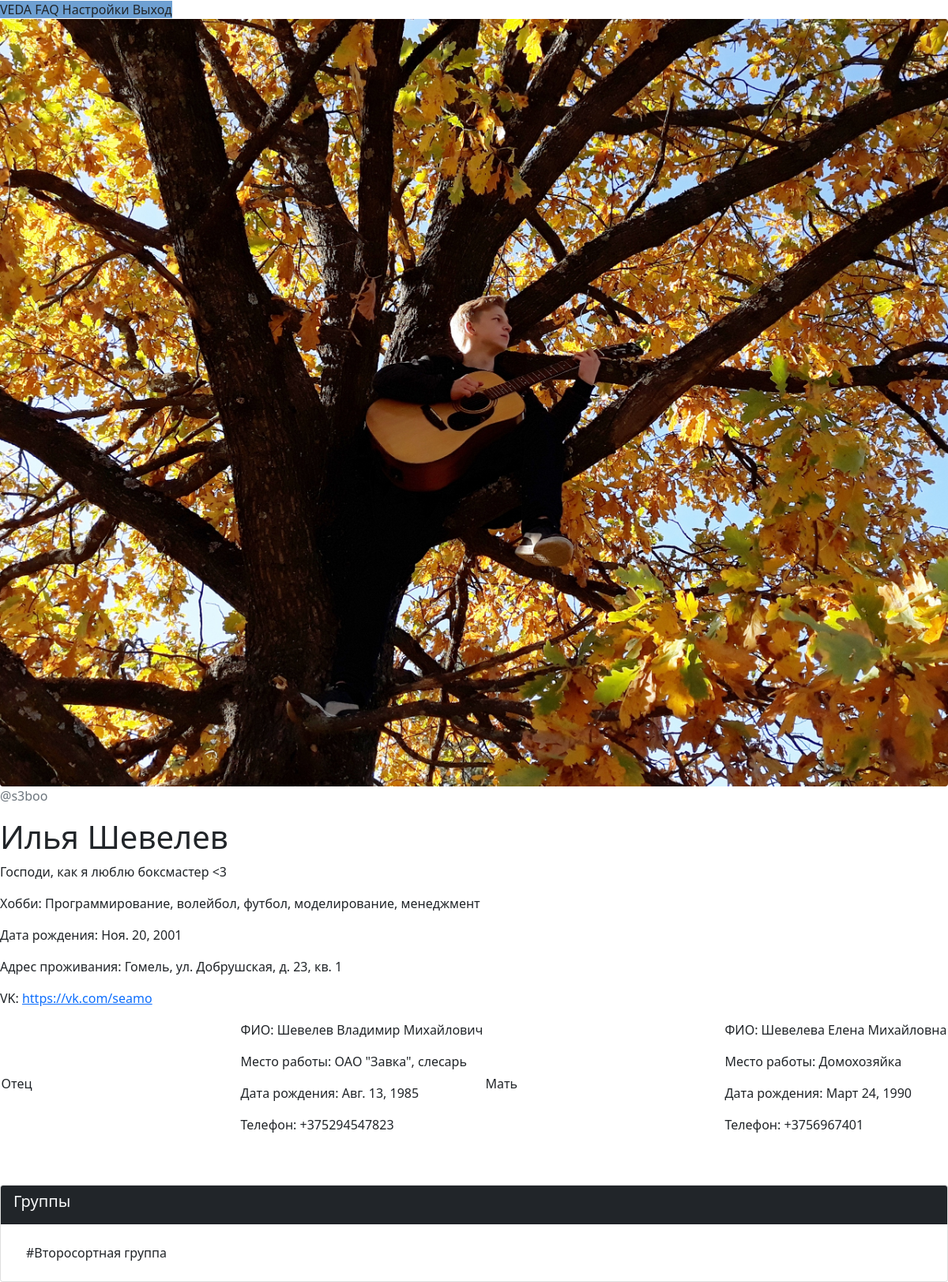
The page /profile/1 (signed in) on the database as committed earlier.
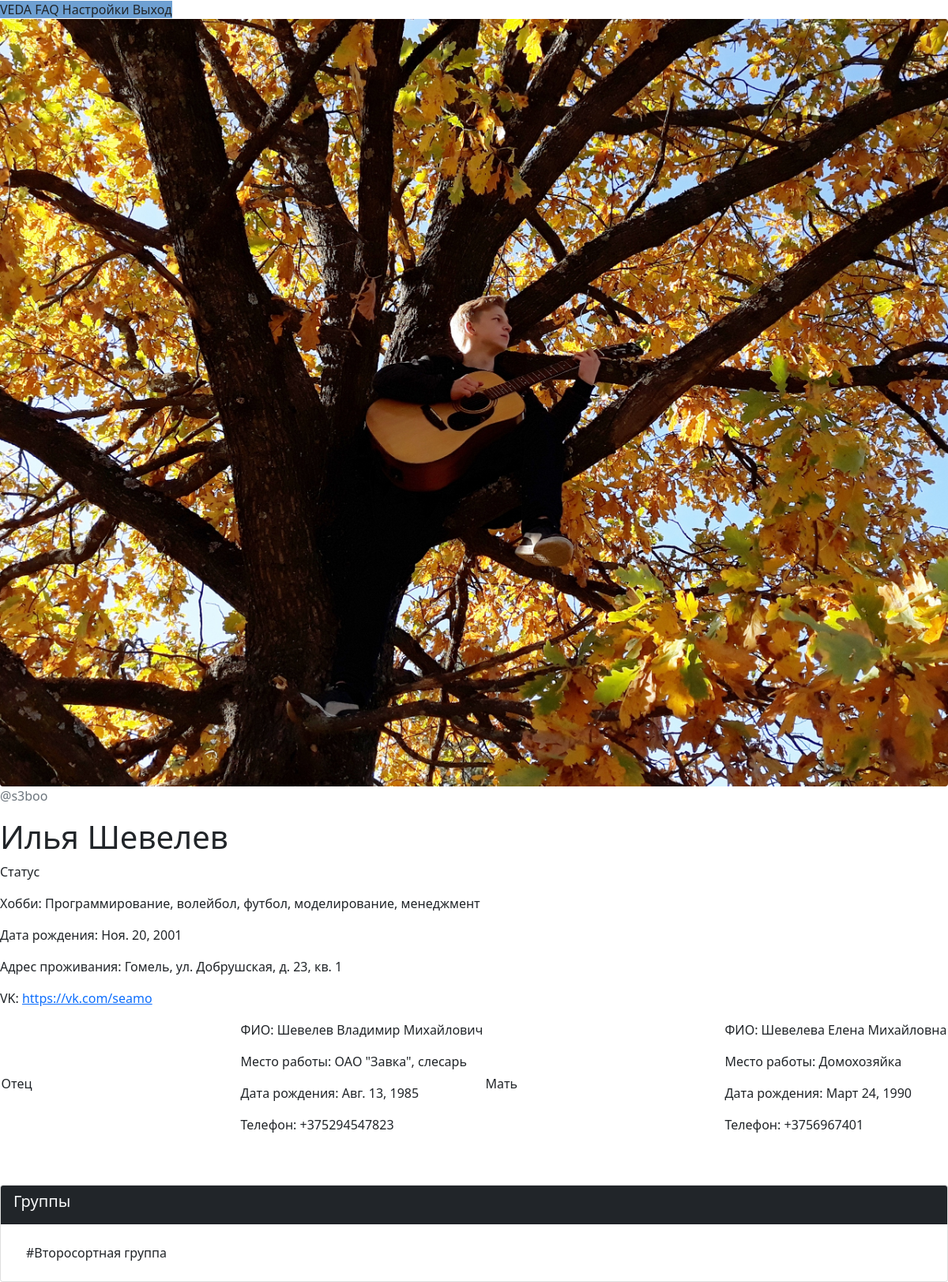
The same page on the database as committed later.
### VEDA_application/models.py (models this page shows, shortened)
class Client(models.Model):
    user = models.OneToOneField(
        User,
        on_delete=models.CASCADE,
    )   # Связь один-к-одному с пользователем
    father = models.ForeignKey(
        Parent,
        on_delete=models.SET_NULL,
        null=True,
        blank=True,
        related_name='father'
    ) # Связь с родителем внешним ключем
    mother =  models.ForeignKey(
        Parent,
        on_delete=models.SET_NULL,
        blank=True,
        null=True,
        related_name='mother'
    ) # Связь с родителем внешним ключом
    status = models.CharField(max_length=100, blank=True, null=True)             # Поле статуса (отображается в профиле пользователя)
    hobbies = models.CharField(max_length=100, blank=True, null=True)            # Поле хобби (используется куратором и отображается в профиле)
    day_of_birthday = models.DateField(null=True)         # Поле дня рождения (используется куратором и отображается в профиле)
    adress = models.CharField(max_length=50, blank=True, null=True)              # Поле адреса (используется только куратором и не виден в профиле)
    vk = models.TextField(blank=True)
    instagram = models.TextField(blank=True)
    gender = models.CharField(choices=(
        ('M', 'Male'),
        ('F', 'Female'),
        ('O', 'Other')
    ), max_length=50, null=True)                          # Пол пользователя в формате первой буквы
    userpic = models.ImageField(upload_to='userpics', null=True, default="default.png")    # Аватар пользователя
    class Meta:
        ordering = ['user__last_name', 'user__first_name']

class Parent(models.Model):
    surname = models.CharField(max_length=30)       # Фамилия
    name = models.CharField(max_length=30)          # Имя
    middlename = models.CharField(max_length=30)    # Отчество
    job = models.CharField(max_length=60, blank=True, null=True)           # Место работы
    date_of_birthday = models.DateField(null=True, blank=True)  # Дата рождения
    phone = models.CharField(max_length=20, blank=True, null=True)         # Номер телефона

### VEDA_application/views.py (the view)
# urls.py: re_path('^profile/(?P<pk>\d+?)$', views.profile, name="profile"), # страница конкретного пользователя
def profile(request, pk):
    if request.method == "GET":
        client = get_object_or_404(models.Client, pk=pk)
        groups = models.Group.objects.filter(listeners__user__username=client.user.username)
        parents_access = False
        for group in groups:
            if request.user.client in group.moderators.all():
                parents_access = True
        return render(request, 'profile.html', context={
            'client': client,
            'groups': groups,
            'parents_access': parents_access
        })

### VEDA_application/templates/profile.html (shortened to what this page needs)
{% extends 'main_template.html' %}
{% load static %}
{% block application %}
  {% include 'borders_template.html' %}
  <b-container id="profilePage" class="mt-5">
    <b-row>
      <b-col cols=4>
        <img src="{{ client.userpic.url }}" class="img-fluid rounded" alt="LOGO">
        <p class="text-muted font-weight-bold">@{{ client.user.username }}</p>
      </b-col>
      <b-col cols=8>
        <h1>{{ client.user.first_name }} {{ client.user.last_name }}</h1>
        <p>{{ client.status }}</p>
        <p>Хобби: {{ client.hobbies }}</p>
        <p>Дата рождения: {{ client.day_of_birthday }}</p>
        <p>Адрес проживания: {{ client.adress }}</p>
        {% if client.vk %}
          <p>VK: <a href="{{ client.vk }}">{{ client.vk }}</a></p>
        {% endif %}
        <div class="d-flex justify-content-around align-items-center">
          <b-button v-b-modal.father
          class="w-25"
          variant="dark">Отец</b-button>
          <b-modal
            id="father"
            title="Отец">
            {% if client.father %}
              <p>ФИО: {{ client.father.surname }} {{ client.father.name }} {{ client.father.middlename }}</p>
              <p>Место работы: {{ client.father.job }}</p>
              <p>Дата рождения: {{ client.father.date_of_birthday }}</p>
              <p>Телефон: {{ client.father.phone }}</p>
            {% else %}
              <h1>Информация не заполнена!</h1>
            {% endif %}
          </b-modal>
          <b-button v-b-modal.mother
          class="w-25"
          variant="dark">Мать</b-button>
          <b-modal
          id="mother"
          title="Мать">
          {% if client.mother %}
            <p>ФИО: {{ client.mother.surname }} {{ client.mother.name }} {{ client.mother.middlename }}</p>
            <p>Место работы: {{ client.mother.job }}</p>
            <p>Дата рождения: {{ client.mother.date_of_birthday }}</p>
            <p>Телефон: {{ client.mother.phone }}</p>
          {% else %}
            <h1>Информация не заполнена!</h1>
          {% endif %}
        </b-modal>
        </div>
      </b-col>
      <div class="card card-outline-secondary mt-5">
        <div class="card-header bg-dark text-light">
          <h5>Группы</h5>
        </div>
        <div class="card-body">
          <div class="list-group list-group-flush">
            {% for group in groups %}
              <a href="{% url 'group' group.id %}" class="list-group-item list-group-item-action ">#{{ group.name }}</a>
            {% endfor %}
          </div>
        </div>
      </div>
    </b-row>
  </b-container>
{% endblock application %}

Rows that differ between the two databases and show on the page:
changed Client "Программирование, волейбол, футбол, моделирование, менеджмент": status "Господи, как я люблю боксмастер <3" → "Статус"
